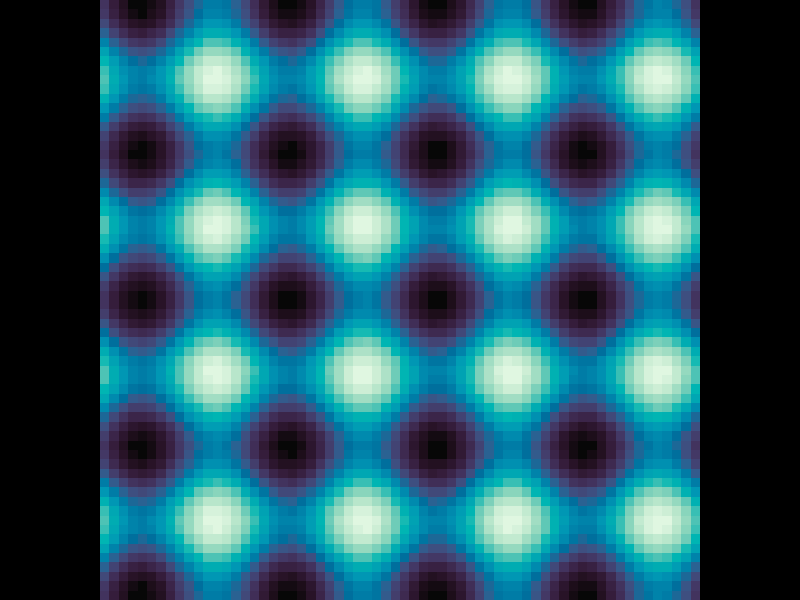
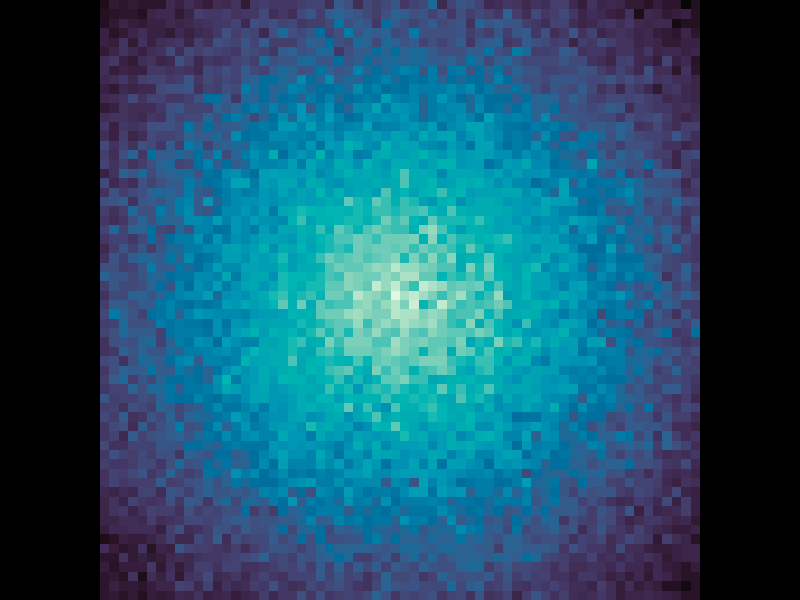
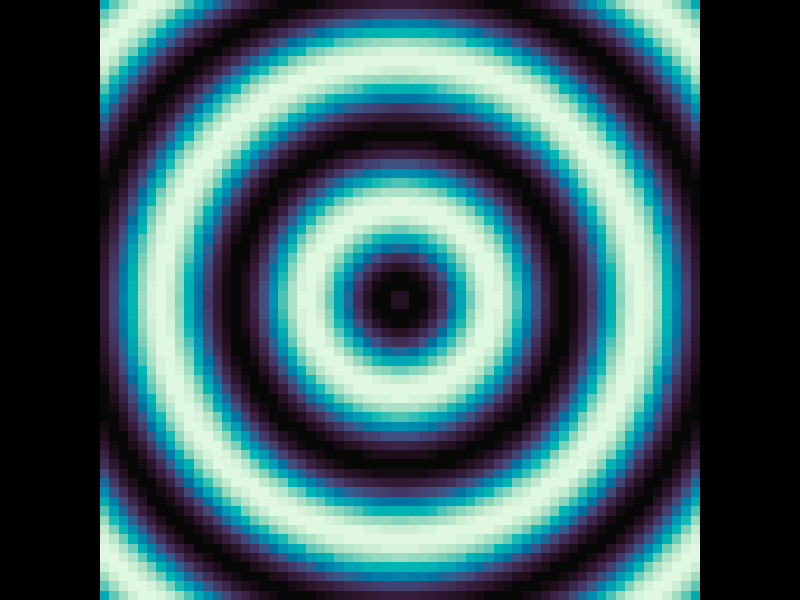
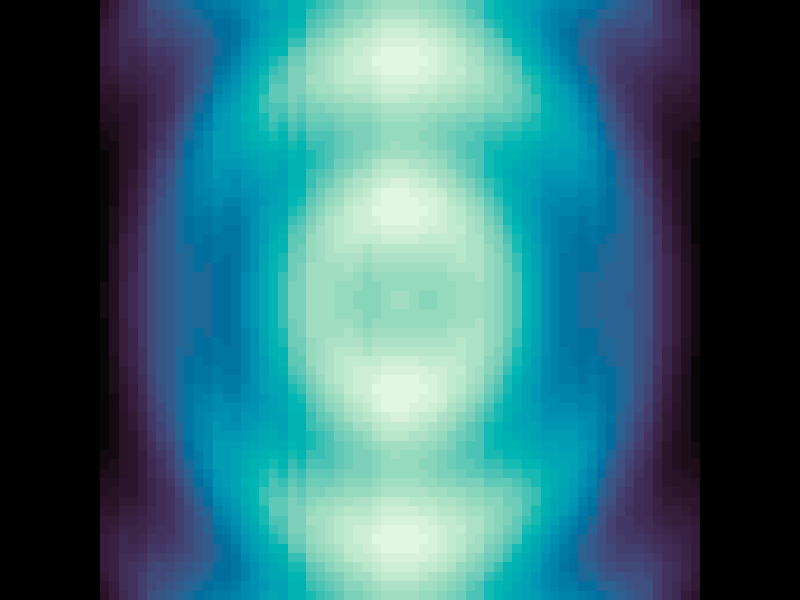
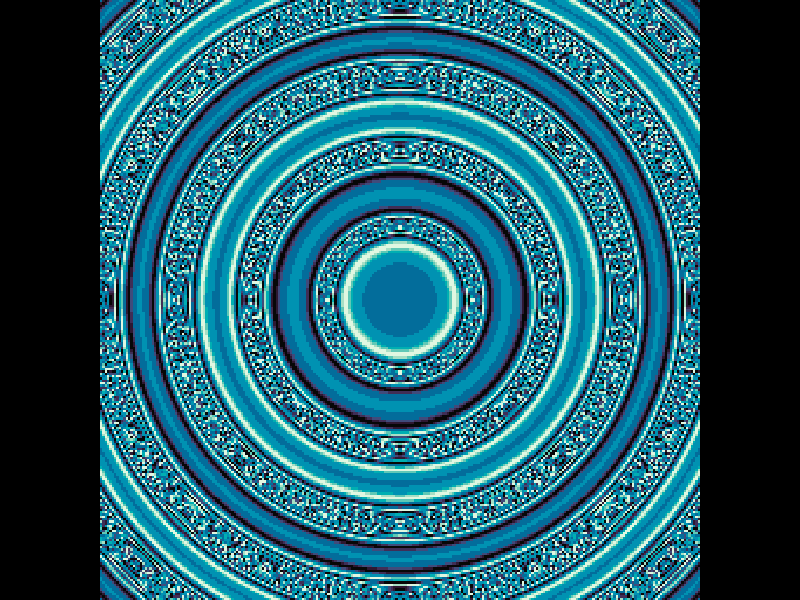
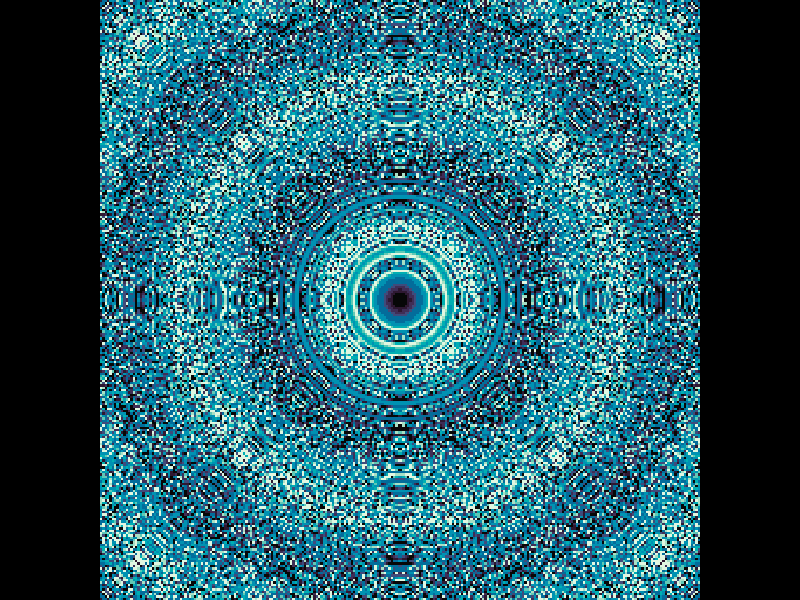
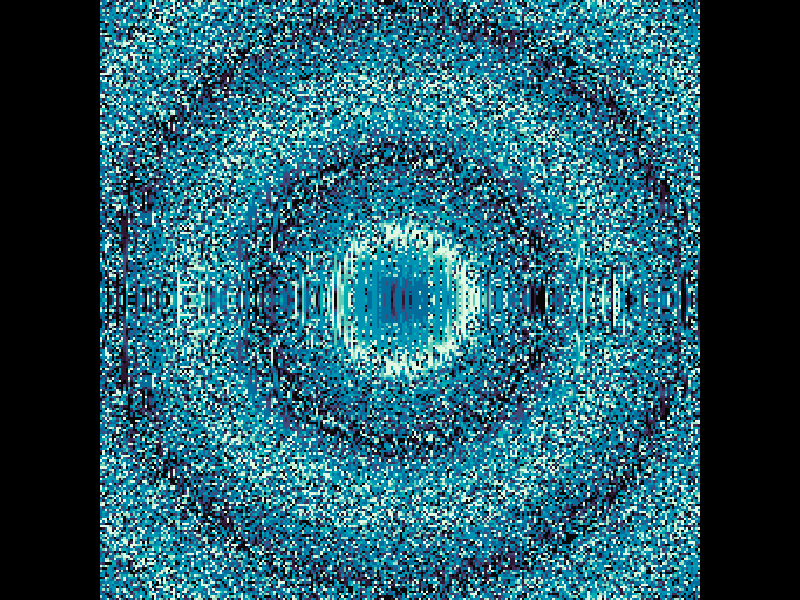
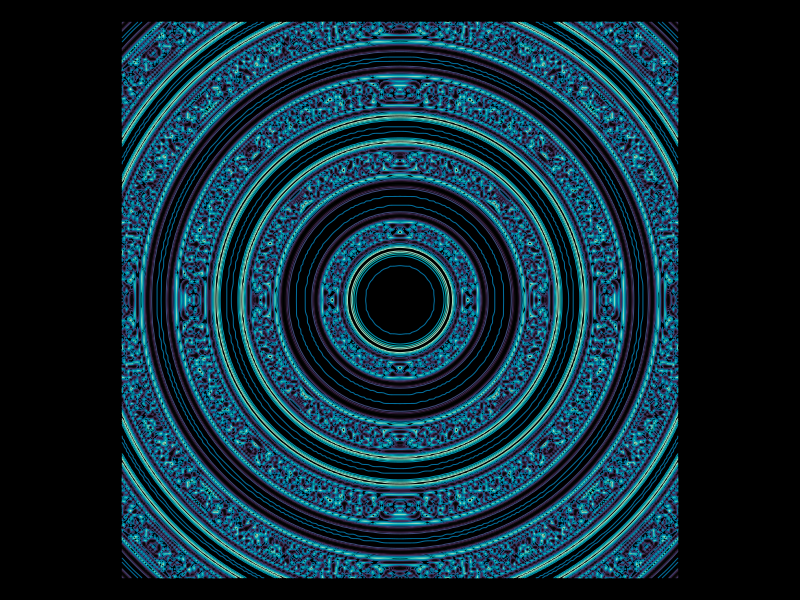

The R source for these figures, in order:



.n <- 50
.res <- 64
.cols <- hcl.colors(n = .n, palette = 'mako', rev = TRUE)



par(mar = c(0, 0, 0, 0), bg = 'black')

a <- b <- seq(-4*pi, 4*pi, len = .res)
r <- sqrt(outer(a^2, b^2, "+"))


f <- outer(sin(a), cos(b), "+")
image(a, b, f, asp = 1, col = .cols, useRaster = TRUE)


f <- r + rnorm(nrow(r)^2)
image(a, b, f, asp = 1, col = .cols, useRaster = TRUE)


f <- cos(r) + sin(r)
image(a, b, f, asp = 1, col = .cols, useRaster = TRUE)


f <- cos(r) + sin(r) + rnorm(n = nrow(r), mean = colMeans(r), sd = 0.1) + rnorm(n = nrow(r), mean = rowMeans(r), sd = 0.1)
image(a, b, f, asp = 1, col = .cols, useRaster = TRUE)




.n <- 10
.res <- 256
.cols <- hcl.colors(n = .n, palette = 'mako', rev = TRUE)




a <- b <- seq(-4*pi, 4*pi, len = .res)


r <- sqrt(outer(a^2, b^2, "+"))

# f <- cos(r^1.5) * exp(1 - 0.5 * r / (2 * pi))

# f <- cos(r^2) * exp(1 - 0.5 * r / (2 * pi))

par(mar = c(0, 0, 0, 0), bg = 'black')

f <- cos(r/sin(r))^3
image(a, b, f, asp = 1, col = .cols)


f <- cos(r/sin(r/tan(r)))^3
image(a, b, f, asp = 1, col = .cols)


f <- cos(r/sin(r/tan(cos(r + rnorm(nrow(r), mean = colMeans(r))))))^3
image(a, b, f, asp = 1, col = .cols)



f <- cos(r/sin(r))^3
contour(a, b, f, axes = FALSE, drawlabels = FALSE, asp = 1, nlevels = .n, col = .cols)


# animate over .res and .n




# https://cran.r-project.org/web/packages/ContourFunctions/vignettes/Introduction_to_the_cf_R_package.html


# library(ContourFunctions)


# cp <- function(...){
#   hcl.colors(palette = 'mako', ...)
# }
# 
# cf_grid(x = a, y = b, z = f, color.palette = cp, axes = FALSE, lines_only = TRUE, nlevels = 10)


